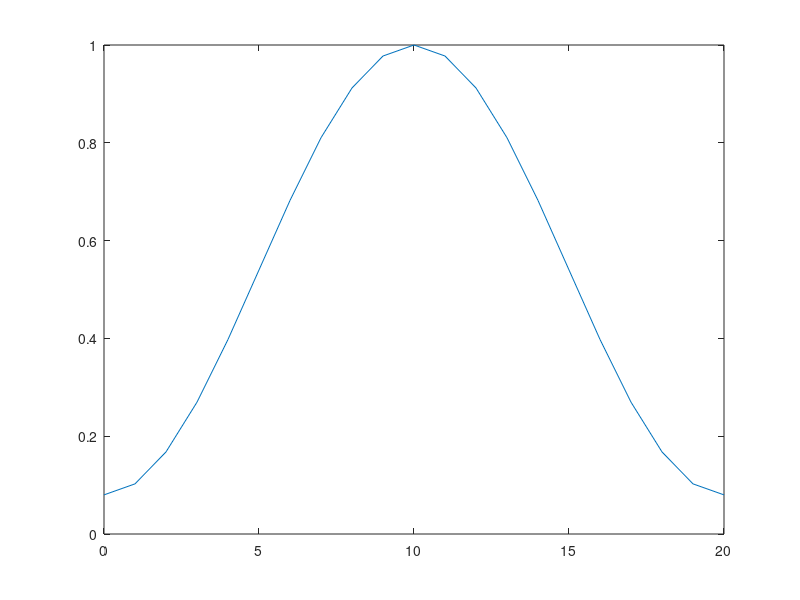

Here is the MATLAB script that generated this plot:
%w = -2*pi:0.01:2*pi;
N = 20;
j = sqrt(-1);
n = 0:1:N;
%W = exp((-j.*w.*(N-1))./2).*((sin(w.*(N./2)))./sin(w./2));
%W(1) = N;

w = 0.54-0.46*cos(2*pi*(n/N));
plot(n, w)
